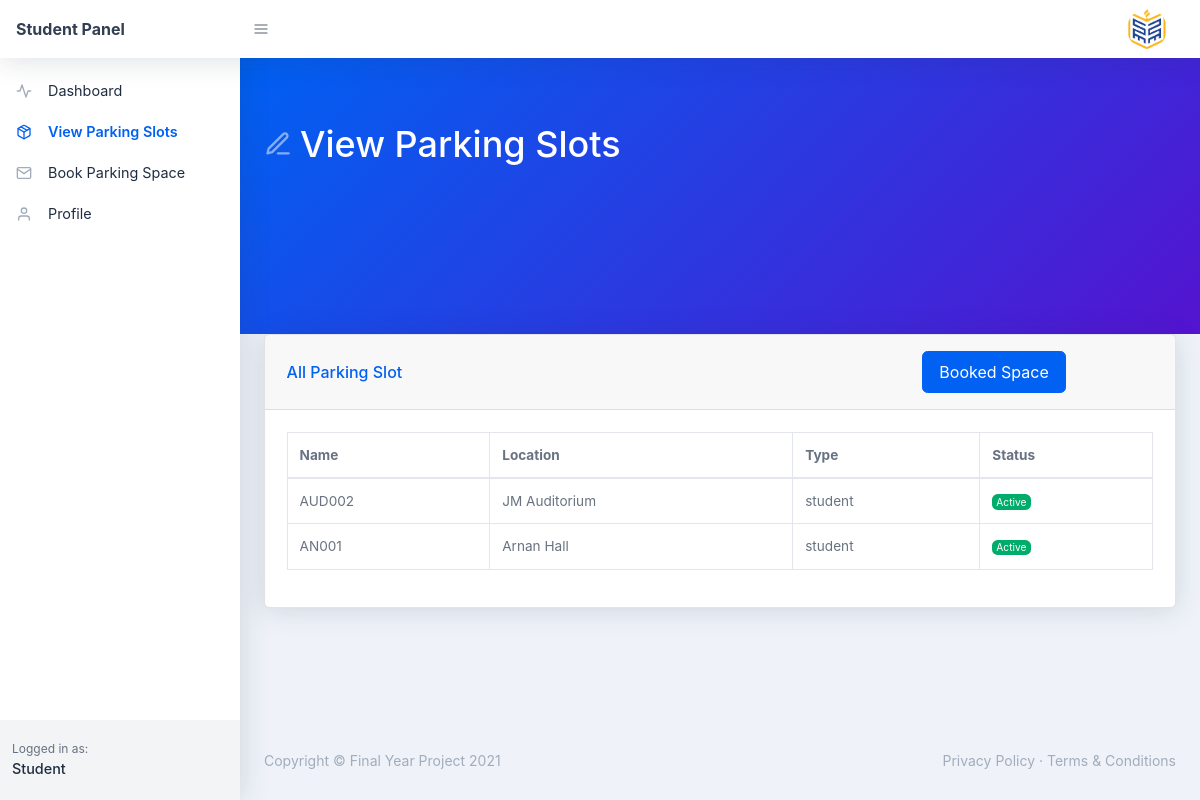
The page /student/view-parking-slot.php on the database as committed earlier.
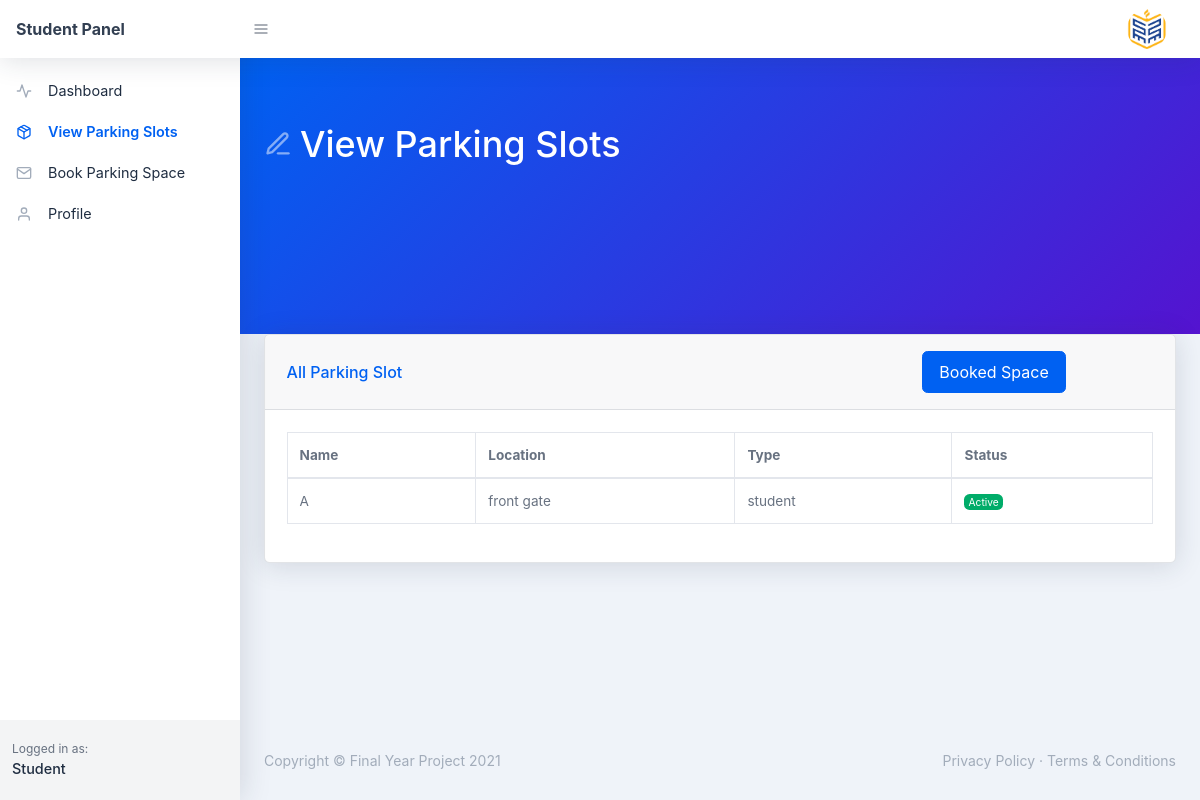
The same page on the database as committed later.
### tables this page shows
CREATE TABLE `parking_lot` (
  `id` int(11) NOT NULL,
  `name` varchar(200) NOT NULL,
  `location` text NOT NULL,
  `type` varchar(50) NOT NULL,
  `status` varchar(20) NOT NULL
);

### student/view-parking-slot.php (the view, shortened to what this page needs)
<?php
include('header.php');
?>
<div id="layoutSidenav_content">
    <main>
        <div class="page-header pb-10 page-header-dark bg-gradient-primary-to-secondary">
            <div class="container-fluid">
                <div class="page-header-content">
                    <h1 class="page-header-title">
                        <div class="page-header-icon"><i data-feather="edit-3"></i></div>
                        <span>View Parking Slots</span>
                    </h1>
                </div>
            </div>
        </div>
        <div class="container-fluid ">
            <div class="card mb-4">
                <div class="card-header">
                    <span>All Parking Slot</span>
                    <button type="button" class="btn btn-primary modalButton" data-toggle="modal" data-target="#bookedModal">
                        Booked Space
                    </button>
                </div>
                <div class="card-body">
                    <div class="datatable table-responsive">
                        <table class="table table-bordered table-hover" id="dataTable" width="100%" cellspacing="0">
                            <thead>
                                <tr>
                                    <th>Name</th>
                                    <th>Location</th>
                                    <th>Type</th>
                                    <th>Status</th>
                                </tr>
                            </thead>
                            <tbody>
                                <?php
                                $sql = "SELECT * FROM parking_lot WHERE status='Active' AND type='student'";
                                $query = $conn->prepare($sql);
                                $query->execute();
                                $results = $query->fetchAll(PDO::FETCH_OBJ);
                                $rowCount = $query->rowCount();
                                if ($rowCount > 0) {
                                    foreach ($results as $results) {
                                ?>
                                        <tr>
                                            <td><?php echo htmlentities($results->name) ?></td>
                                            <td><?php echo htmlentities($results->location) ?></td>
                                            <td><?php echo htmlentities($results->type) ?></td>
                                            <td>
                                                <div class="badge badge-success">
                                                    <?php echo htmlentities($results->status) ?>
                                                </div>
                                            </td>
                                        </tr>
                                <?php }
                                } ?>
                            </tbody>
                        </table>
                    </div>
                </div>
            </div>
        </div>
    </main>
    <?php include('footer.php') ?>
</div>
</div>
</body>

Rows that differ between the two databases and show on the page:
removed parking_lot: name "AUD002", location "JM Auditorium", type "student", status "Active"
removed parking_lot: name "AN001", location "Arnan Hall", type "student", status "Active"
added parking_lot: name "A", location "front gate", type "student", status "Active"
